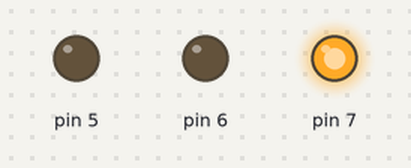
This sketch was run on a simulated Arduino Uno, built with avr-gcc and run on an emulated ATmega328P. Parts: output pins drawn as LEDs (lit = HIGH).

Above: at 0.1 s.
At 2.6 s:
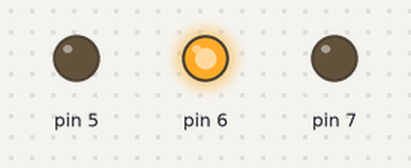
At 6.1 s:
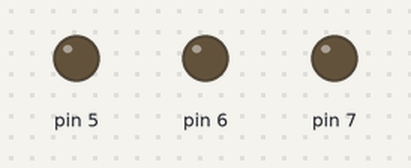
At 15.1 s:
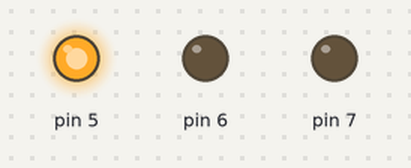
At 23.6 s:
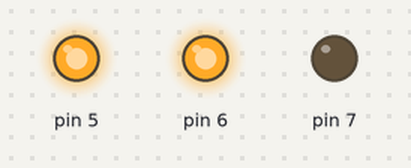
At 36.1 s:
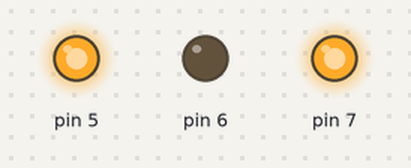
Timing chart, 0 to 40.0 s (numbered marks = the images above):
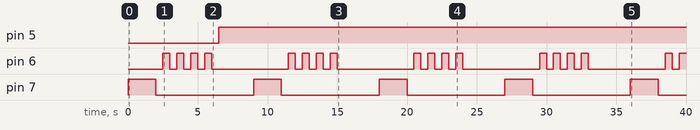

The sketch:

P1.3_arduinoblocks_-_3_LED_semaforo.ino
```cpp
void setup()
{
  	pinMode(7, OUTPUT);
	pinMode(6, OUTPUT);
	pinMode(5, OUTPUT);

}


void loop()
{

  	digitalWrite(7, HIGH);
  	delay(2000);
  	digitalWrite(7, LOW);
  	delay(500);
  	for (int count = 0; count < 4; count++) {
  		digitalWrite(6, HIGH);
  		delay(500);
  		digitalWrite(6, LOW);
  		delay(500);
  	}
  	digitalWrite(5, HIGH);
  	delay(2000);
  	digitalWrite(6, LOW);
  	delay(500);

}
```

Measured:
- by itself, pin 5: LOW → HIGH at 6.5 s
- by itself, pin 6: repeats every 9.0 s: 3 × (LOW 0.50 s, HIGH 0.50 s), LOW 5.5 s, HIGH 0.50 s
- by itself, pin 7: alternates HIGH for 2.0 s and LOW for 7.0 s
